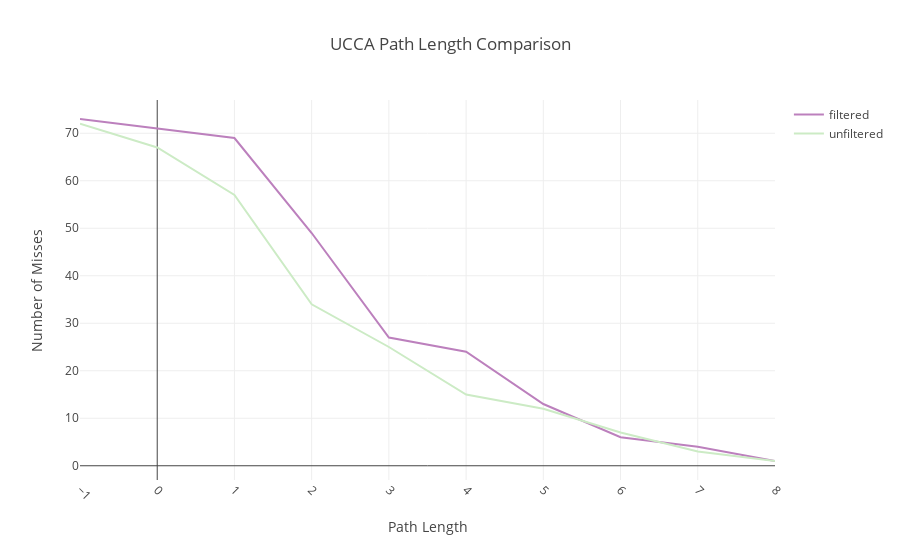

Notebook code for this chart:
### Code cell
scatter1 = go.Scatter(
    x=[i for i in range(-1,10)], 
    y=[filtered_only_misses_by_ucca_dict['total'].get(i, 0) for i in range(10)],
    mode='lines',
    name='filtered',
    marker = dict(color='#BC80BD')    
)

scatter2= go.Scatter(
    x=[i for i in range(-1,10)], 
    y=[unfiltered_only_misses_by_ucca_dict['total'].get(i, 0) for i in range(10)],
    mode='lines',
    name='unfiltered',
    marker = dict(color='#CCEBC5')
)


layout = go.Layout(
    title='UCCA Path Length Comparison',
    xaxis_title="Path Length",
    yaxis_title="Number of Misses",        
    barmode='overlay',
    width=900,
    xaxis = go.layout.XAxis(
        tickangle = 45,
        automargin = True
        
    )
    
        
)

fig = go.Figure(data=[scatter1,scatter2], layout=layout)


fig.show()

### Figure 1 — Plotly figure (JSON) as saved in the notebook; plotly's stock layout.template omitted (floating-point values rounded to 4 significant figures)
{"data": [{"marker": {"color": "#BC80BD"}, "mode": "lines", "name": "filtered", "type": "scatter", "uid": "ac45d4ab-e4e6-4572-9665-c674620d980a", "x": [-1, 0, 1, 2, 3, 4, 5, 6, 7, 8, 9], "y": [73, 71, 69, 49, 27, 24, 13, 6, 4, 1]}, {"marker": {"color": "#CCEBC5"}, "mode": "lines", "name": "unfiltered", "type": "scatter", "uid": "9deb559c-7655-496f-beaf-644c2e46bbb9", "x": [-1, 0, 1, 2, 3, 4, 5, 6, 7, 8, 9], "y": [72, 67, 57, 34, 25, 15, 12, 7, 3, 1]}], "layout": {"barmode": "overlay", "title": {"text": "UCCA Path Length Comparison"}, "width": 900, "xaxis": {"automargin": true, "tickangle": 45, "title": {"text": "Path Length"}}, "yaxis": {"title": {"text": "Number of Misses"}}}}
